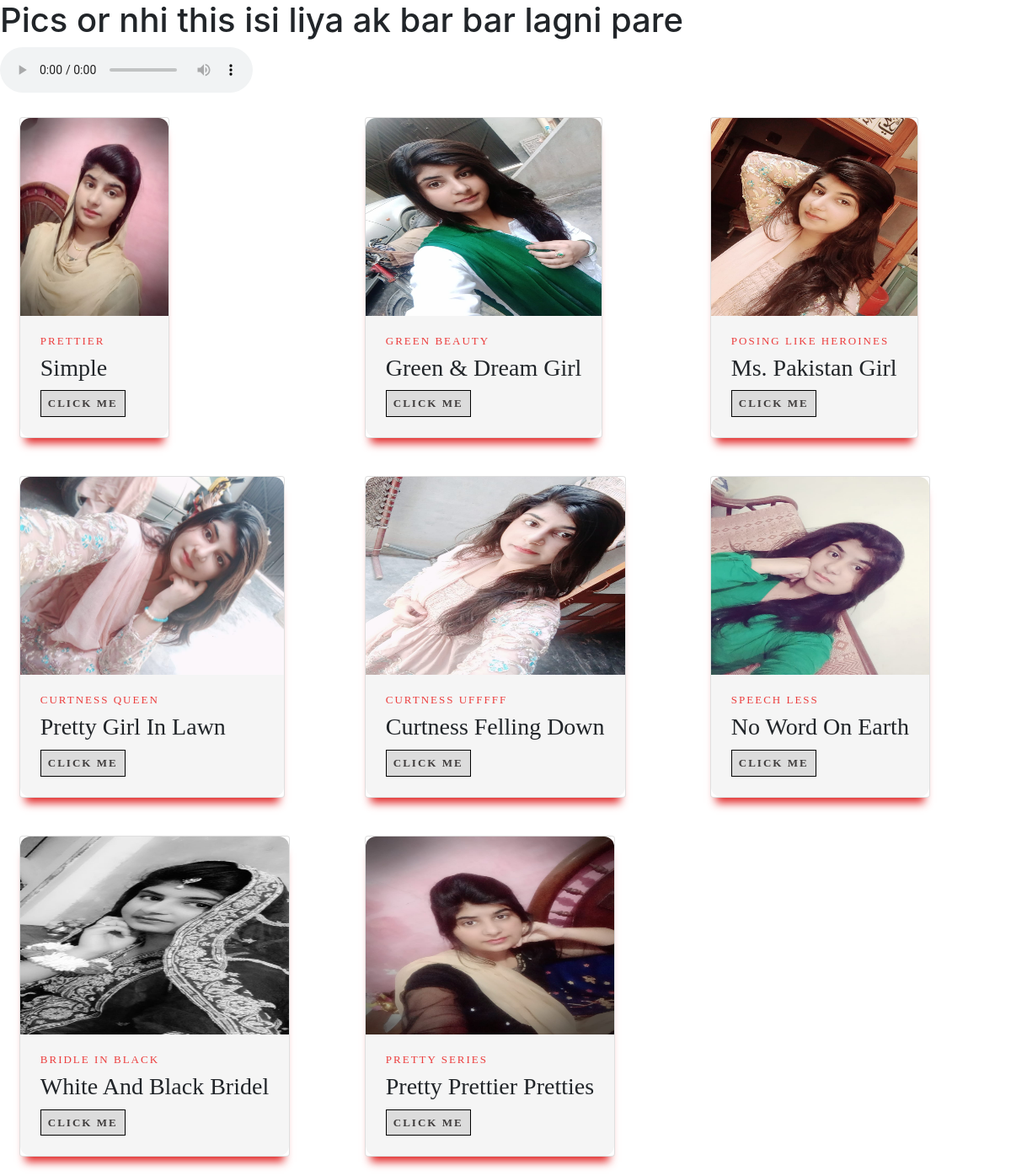
Page /home/ on the earlier database version.
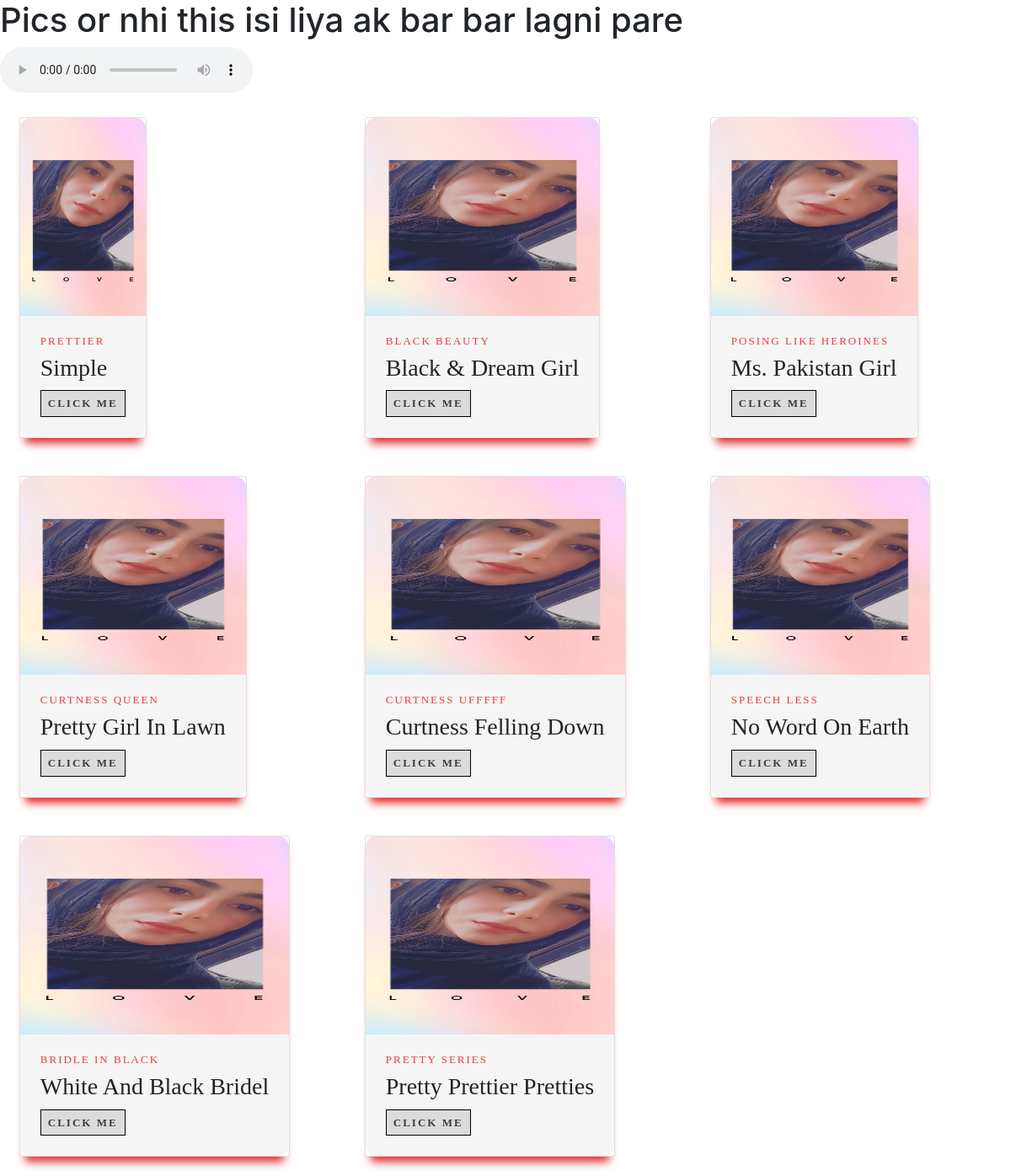
Same page on the later database version.
### BirthDay/models.py (models this page shows, shortened)
class EmanAlbum(models.Model):
    Image = models.ImageField()
    Transparant_Imag  = models.ImageField()
    Catagory = models.CharField(max_length=50)
    Occasion = models.CharField(max_length=50)
    Discription = models.TextField()

### BirthDay/views.py (the view)
# urls.py: path('home/',views.home),
def home(request):
    model = EmanAlbum.objects.all()
    return render(request,'birthday/home.html',{'Data':model})

### templates/birthday/home.html (shortened to what this page needs)
<!doctype html>
<html lang="en">
<head>
    {% load static %}
    <link rel="stylesheet" href="{% static 'birthday/home.css'%}">
    <link rel="stylesheet" href="https://stackpath.bootstrapcdn.com/bootstrap/4.5.2/css/bootstrap.min.css">
    <link rel="stylesheet" href="https://cdn.jsdelivr.net/npm/uikit@3.5.7/dist/css/uikit.min.css" />
</head>
<body>
    <h1>Pics or nhi this isi liya ak bar bar lagni pare</h1>
    <audio controls autoplay loop>
        <source src="{% static 'birthday/audio (2).mp3'%}" type="audio/mpeg" >
      </audio>
    <div class='row '>
        {% for model in Data %}
        <div class="col-md-4 col-sm-12">
            <div class='card  uk-animation-toggle w-auto '>
                <img src='/media/{{model.Image}}' class="uk-animation-kenburns " alt='Conect Internet to see the beautiful images' />
                <div class='card_info uk-animation-scale-down'>
                    <span class='card_catagory'>{{model.Catagory}}</span>
                    <h3 class='card_title'>{{model.Occasion}}</h3>
                    <a href='/home/{{model.id}}'>
                        <button>Click me </button>
                    </a>
                </div>
            </div>
        </div>
        {% endfor %}
    </div>
</body>
</html>

### static/birthday/home.css (style rules this page uses)
.card { margin: 6%; background-color: #fff; width: 21.25%; border-radius: 12px; box-shadow: 0 13px 10px -7px rgb(226, 39, 39); float: left; }
.card img { width: 100%; height: 235px; border-top-left-radius: 12px; border-top-right-radius: 12px; }
.card_info { background-color: whitesmoke; border-bottom-left-radius: 12px; border-bottom-right-radius: 12px; padding: 16px 24px 24px 24px; }
.card_catagory { font-family: 'Releway', 'sans-serif'; text-transform: uppercase; font-weight: 500; font-size: 13px; letter-spacing: 2px; color: rgb(236, 61, 61); }
.card_title { margin-top: 5px; margin-bottom: 10px; font-family: 'Releway', 'sans-serif'; text-transform: capitalize; }
.card button { padding: 5px 8px; font-family: 'Releway', 'sans-serif'; font-weight: bold; font-size: 13px; letter-spacing: 2px; color: rgb(63, 60, 60); background-color: gainsboro; text-transform: uppercase; outline: none; border: 1px solid black; cursor: pointer; }

Differences in the rows shown:
changed EmanAlbum "Simple": Image: a different picture
changed EmanAlbum: Image: a different picture; Catagory "GREEN BEAUTY" → "BLACK BEAUTY"; Occasion "Green & Dream Girl" → "Black & Dream Girl"
changed EmanAlbum "Ms. Pakistan Girl": Image: a different picture
changed EmanAlbum "Pretty Girl In Lawn": Image: a different picture
changed EmanAlbum "Curtness Felling Down": Image: a different picture
changed EmanAlbum "No Word On Earth": Image: a different picture
changed EmanAlbum "White And Black Bridel": Image: a different picture
changed EmanAlbum "Pretty Prettier Pretties": Image: a different picture
